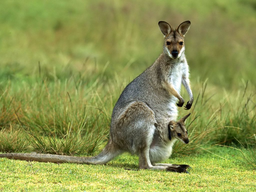
#> input picture img/0.png, 256 x 192 px, shrunk from 1024 x 768 before the run; its folder holds only this picture in this run
$ python main.py
#> lines starting #> are read from the running program, lines starting #| are printed output that depends on the picture
import sys

import pyopencl as cl
import numpy as np
import time
from PIL import Image
import cv2
import os

q_level = 10
q_step = 255 / q_level
q_colors = [(0, 0, 0), (127, 0, 0), (255, 0, 0), (0, 127, 0), (0, 255, 0), (0, 0, 127), (0, 0, 255), (127, 0, 127),
            (127, 127, 0), (0, 127, 127)]


def level(red, green, blue):
    intensity = (red + green + blue) / 3

    for lev in range(10):
        if intensity < (lev + 1) * q_step:
            return lev

    return 0


# Image processing without GPU
print('Image processing without GPU')

for k in range(10):
    print('Iteration %s' % k)
    for n in range(3):
        pil_img = Image.open('img/%s.png' % n)
#> pil_img is the input picture: PIL image 256x192 RGB; mean R, G, B 140.2, 149.3, 80.7
        img = pil_img.convert('RGB')
        start = time.time()

        for i in range(img.size[0]):
            for j in range(img.size[1]):
                r, g, b = img.getpixel((i, j))
                img.putpixel((i, j), q_colors[level(r, g, b)])
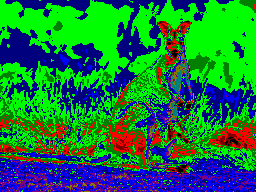
#> img: PIL image 256x192 RGB; mean R, G, B 22.8, 118.6, 61.7
#> (the run stopped early here; a loop or call above may not have finished)
